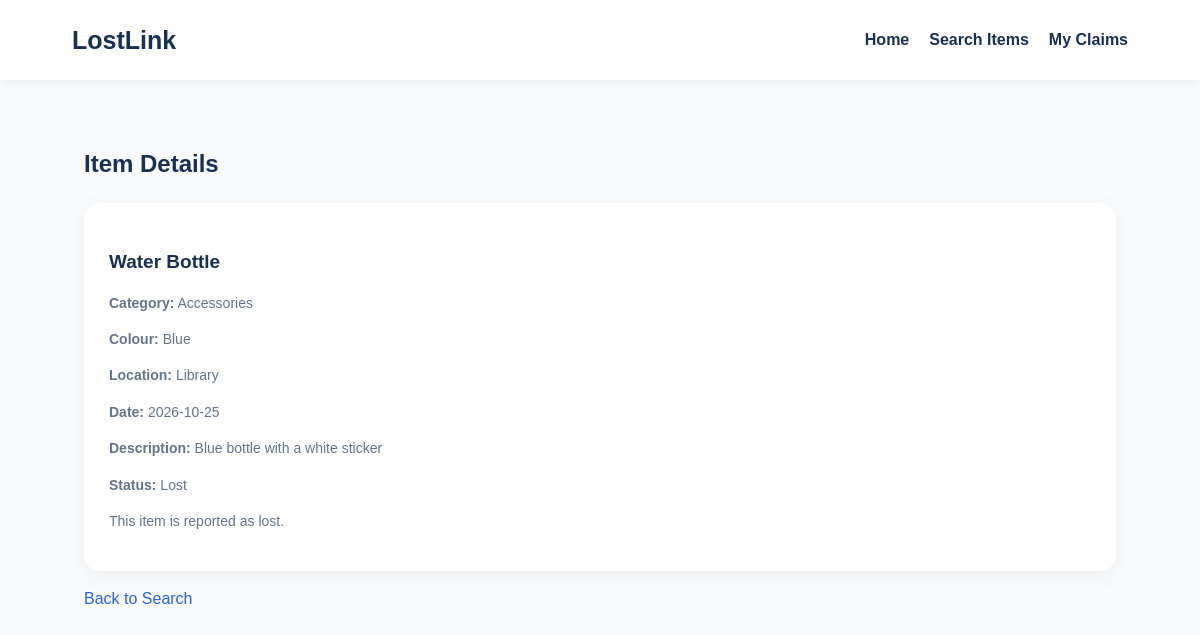
Page /item.php?id=1 on the committed database.
### tables this page shows
CREATE TABLE IF NOT EXISTS items (
    id INT AUTO_INCREMENT PRIMARY KEY,
    item_name VARCHAR(150) NOT NULL,
    category VARCHAR(100),
    colour VARCHAR(50),
    location VARCHAR(150),
    item_date DATE,
    description TEXT,
    status ENUM('Lost', 'Found', 'Recovered')
        NOT NULL DEFAULT 'Lost',
    created_at TIMESTAMP DEFAULT CURRENT_TIMESTAMP
);

### item.php (the view, shortened to what this page needs)
<?php
require_once "db.php";
$id = filter_input(INPUT_GET, 'id', FILTER_VALIDATE_INT);
$stmt = $conn->prepare("SELECT * FROM items WHERE id = ?");
$stmt->bind_param("i", $id);
$stmt->execute();
$item = $stmt->get_result()->fetch_assoc();
function e($value) {
    return htmlspecialchars((string)($value ?? ''), ENT_QUOTES, 'UTF-8');
}
?>
<!DOCTYPE html>
<html lang="en">
<head>
    <link rel="stylesheet" href="style.css">
</head>
<body>
<header class="navbar">
    <a href="index.php" class="logo">LostLink</a>
    <nav>
        <a href="index.php">Home</a>
        <a href="search.php">Search Items</a>
        <a href="claims.php">My Claims</a>
    </nav>
</header>
<main>
    <section>
        <h2>Item Details</h2>
        <div class="feature-card">
            <h3><?= e($item['item_name']) ?></h3>
            <p><strong>Category:</strong> <?= e($item['category']) ?></p>
            <p><strong>Colour:</strong> <?= e($item['colour']) ?></p>
            <p><strong>Location:</strong> <?= e($item['location']) ?></p>
            <p><strong>Date:</strong> <?= e($item['item_date']) ?></p>
            <p><strong>Description:</strong> <?= e($item['description']) ?></p>
            <p><strong>Status:</strong> <?= e($item['status']) ?></p>
            <?php if ($item['status'] === 'Found'): ?>
                <a href="claim.php?id=<?= (int)$item['id'] ?>"
                   class="nav-button">Claim This Item</a>
            <?php elseif ($item['status'] === 'Recovered'): ?>
                <p>This item has already been recovered.</p>
            <?php else: ?>
                <p>This item is reported as lost.</p>
            <?php endif; ?>
        </div>
        <a href="search.php">Back to Search</a>
    </section>
</main>
</body>
</html>

### style.css (style rules this page uses)
:root { --navy: #183153; --primary: #2563eb; --muted: #64748b; --light: #f1f5f9; }
* { box-sizing: border-box; }
body { margin: 0; font-family: Arial, sans-serif; color: var(--navy); background: #f8fafc; line-height: 1.6; }
a { color: var(--primary); text-decoration: none; }
.navbar { display: flex; align-items: center; justify-content: space-between; flex-wrap: wrap; gap: 18px; padding: 20px 6%; background: white; box-shadow: 0 2px 12px #00000010; }
.logo { font-size: 25px; font-weight: bold; color: var(--navy); }
nav { display: flex; flex-wrap: wrap; gap: 20px; }
nav a { color: var(--navy); font-weight: 600; }
section { padding: 45px 7%; }
.feature-card { background: white; padding: 25px; margin: 15px 0; border-radius: 16px; box-shadow: 0 5px 20px #0000000d; }
.feature-card h3 { color: var(--navy); margin-bottom: 10px; font-size: 19px; }
.feature-card p { color: var(--muted); font-size: 14px; }

### rows in the picture
items: item_name "Water Bottle", category "Accessories", colour "Blue", location "Library", item_date "2026-10-25", description "Blue bottle with a white sticker", status "Lost"
